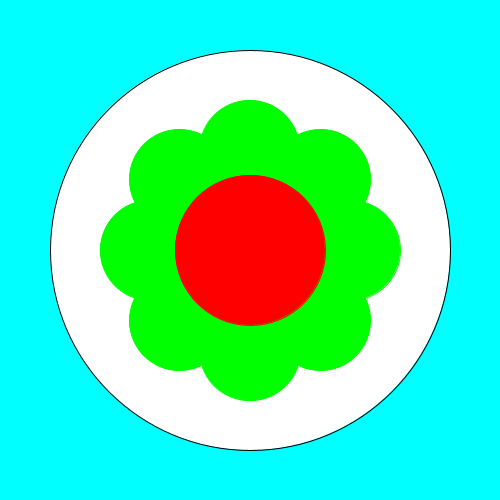
Frame 1 (no input)
Frame 60 (the mouse pressed at the canvas centre just before this capture): identical to frame 1, image omitted
Frame 120 (the mouse held since frame 60 and released just before this capture): identical to frame 1, image omitted

The Processing sketch that drew this single still picture (run headless with seeded random() and noise(); from frame 60 on, the mouse is pressed at the canvas centre):

// Processing sketch: flower_exercise
// ── flower_exercise.pde
/*
    Created: Sept. 29,2014
*/

void setup(){
  size(500,500);
  centX = width/2;
  centY = height/2;
}

int centX;
int centY;

void draw(){  
  float segments = 8;
  float thetaInc = TWO_PI/ segments;
  float theta = 0;
  float radius = 100;
 
  background(0,255,255);
  
  fill(255);
  stroke(0);
  ellipse(centX,centY,400,400);
  
  while(theta < TWO_PI){
    fill(0,255,0);
    
     float x;
     float y;
     x = centX + sin(theta) * radius;
     y = centX + cos(theta) * radius;
     stroke(0,255,0);
     ellipse(x,y,100,100);
     
     theta+=thetaInc;
    }
    
    fill(255,0,0);
    stroke(255,0,0);
    ellipse(centX,centY,150,150);
  
}
